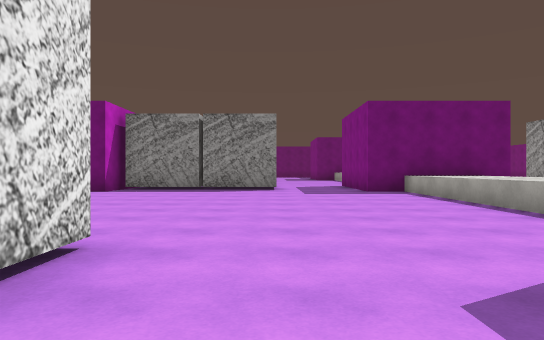
View 1 (above)

18 first-person views from a walk through a Unity game level. The camera is 1.2 m above the floor, looks level and sees 70° across. The floor is counted in squares, 2.2 m on a side. Each view is taken from the middle of a square. On the plan, view 1 faces up. The plan holds only what a view shows up to about 10 squares ahead; the rest is blank. The place goes on beyond the plan. The player is left out. Some surface patterns are stand-ins.

View 2
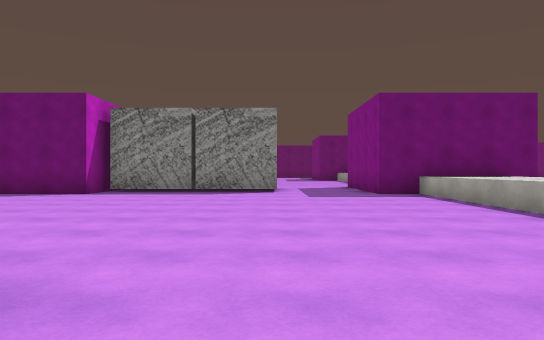

View 3
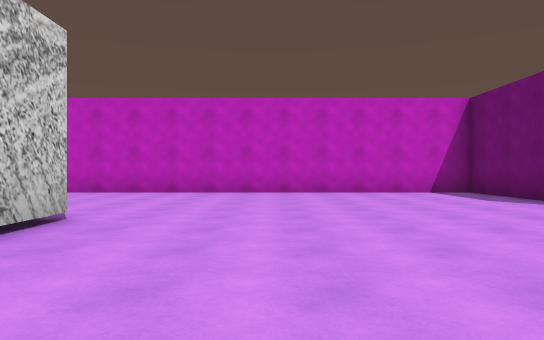

View 4
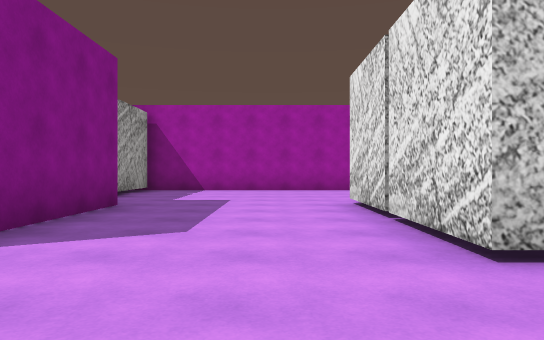

View 5
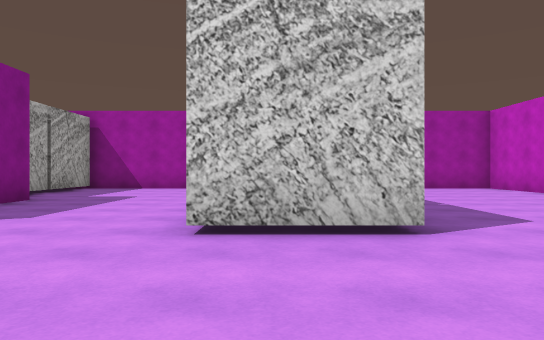

View 6
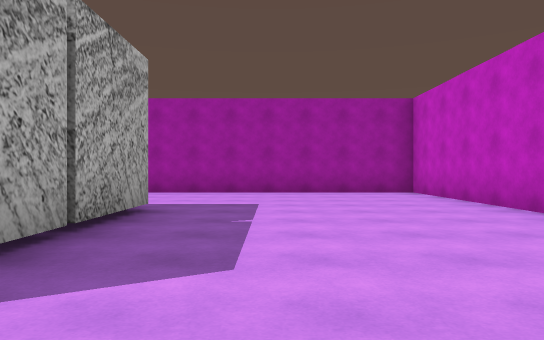

View 7
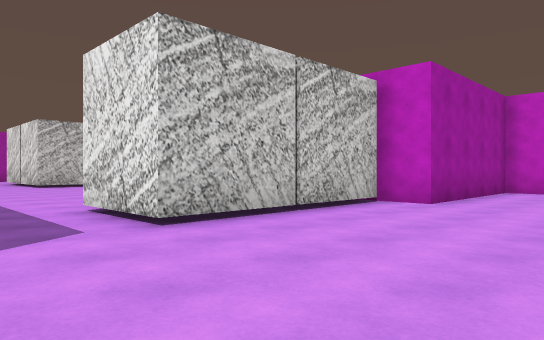

View 8
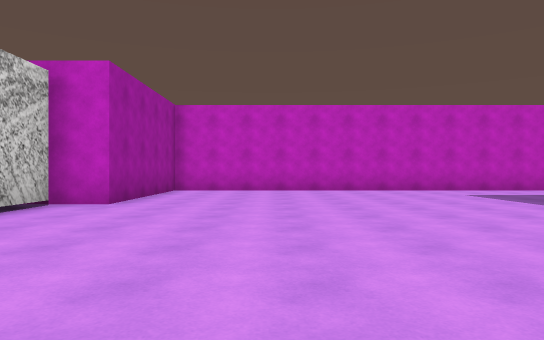

View 9
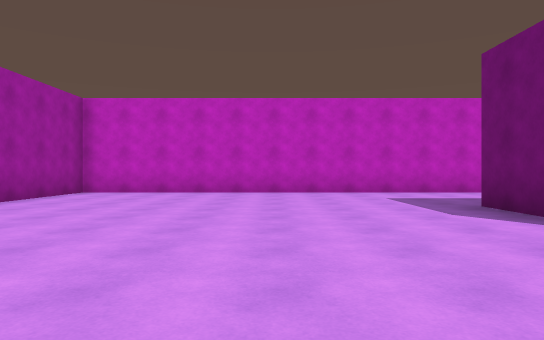

View 10
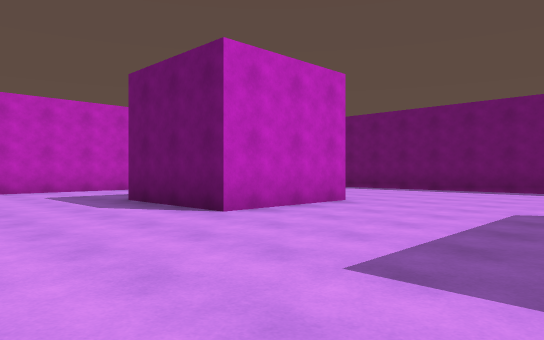

View 11
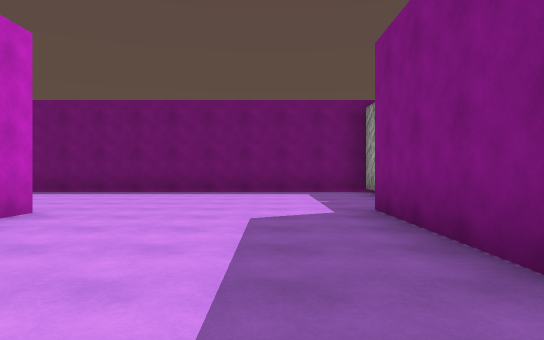

View 12
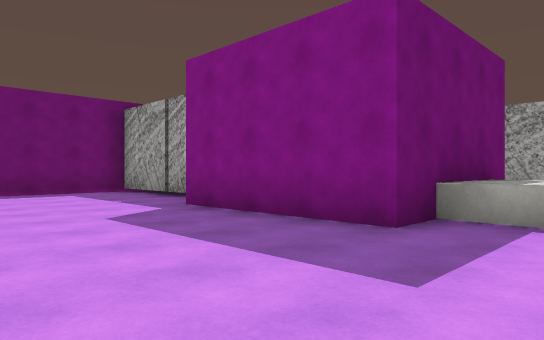

View 13
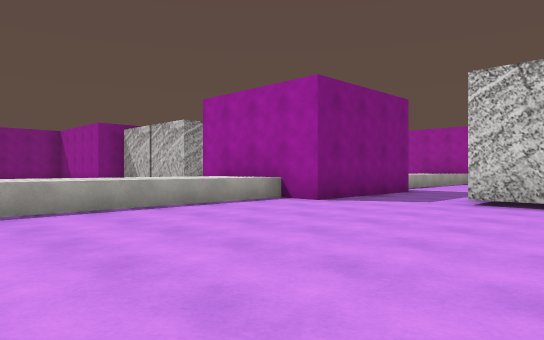

View 14
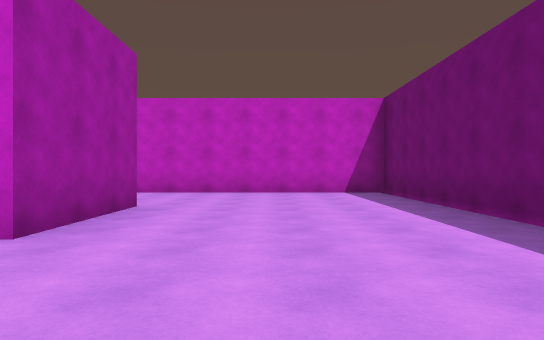

View 15
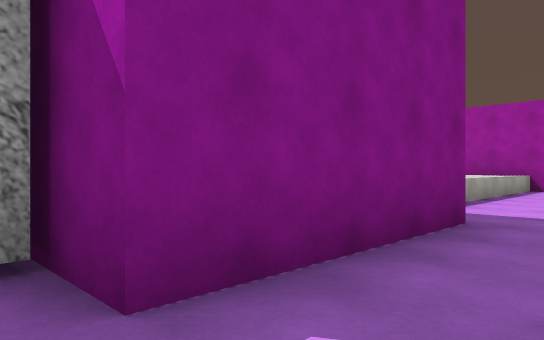

View 16
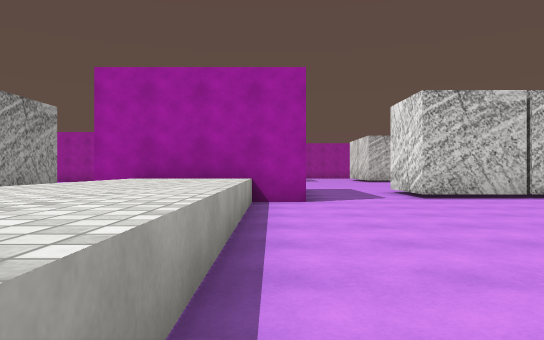

View 17
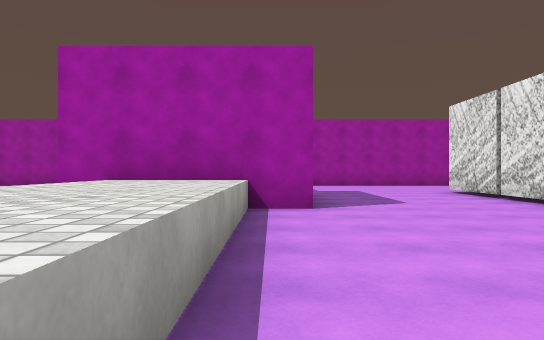

View 18
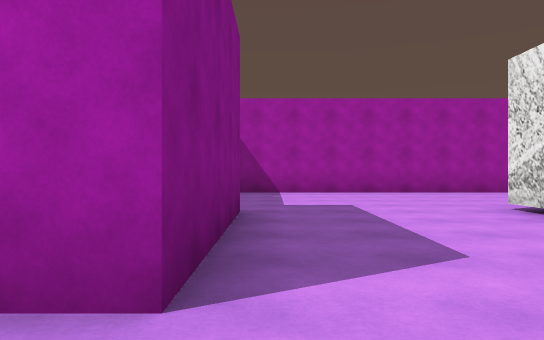

### Floor plan
Key: @ floor where view 1 was taken; # wall or solid block; . floor; ^ raised ledge; O other object.
Columns run from 9 left of view 1 to 6 right of it. Each row starts with its distance up from view 1.
 29 #############
 28 #............OO
 27 #............OO
 26 #............OO
 25 #............OO
 24 #....###....##
 23 #..  ###....#
 22 #... ###....#
 21 #...........####
 20 #............^^
 19 #............^
 18 #............^^
 17 #............^^
 16 #............^^
 15 #............^^
 14 #............^^
 13 #####.......####
 12      OOOOO..#
 11     ##OOOO..#
 10 #####.......####
  9 #............^^
  8 #............^^
  7 #............^
  6 #............^^
  5 #............^^
  4 #............^^
  3 #............^^
  2 #.....OO....####
  1 #.....OO....#
  0 #.....OO.@..#
 -1 #.....OO....#
 -2 #............OO
 -3 #............OO
 -4 #............OO
 -5 #............OO
 -6 #############

Positions as (right, up) in squares from view 1, and headings:
1: (0, 0), facing up
2: (0, 1), facing up
3: (1, 5), facing left
4: (0, 5), facing down
5: (-2, 6), facing down
6: (-5, 4), facing down
7: (2, 16), facing down-left
8: (2, 16), facing left
9: (1, 18), facing left
10: (2, 18), facing up-left
11: (1, 19), facing up
12: (-1, 19), facing up-right
13: (-2, 19), facing down-right
14: (1, 26), facing left
15: (1, 25), facing down-right
16: (3, 20), facing down
17: (3, 8), facing down
18: (2, 4), facing down
